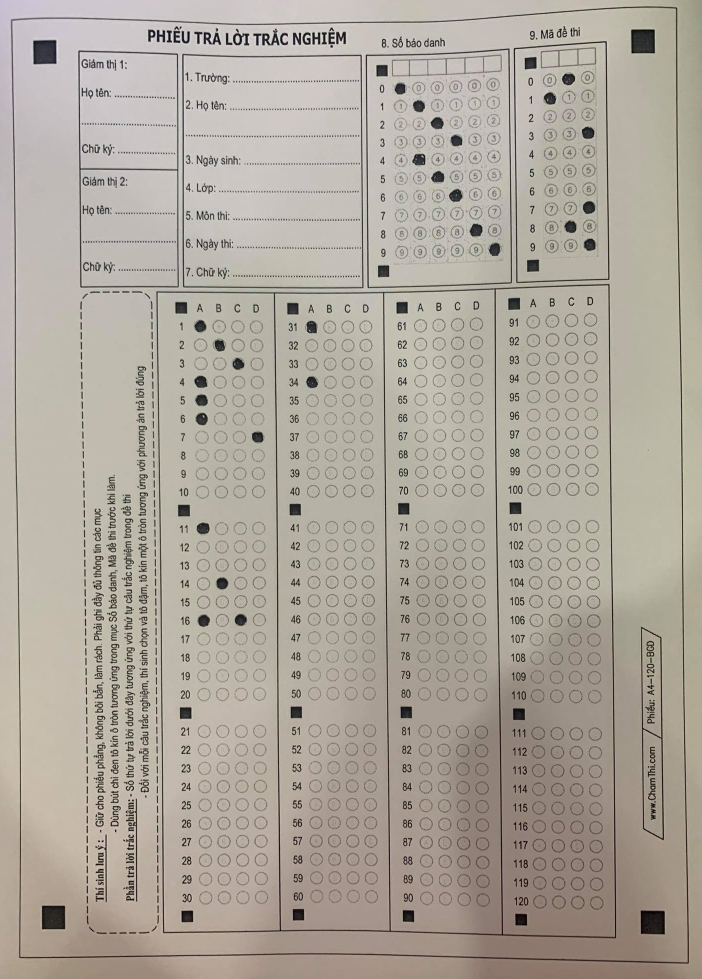
#> input picture API/1.jpg, 1403 x 1957 px (shown at 1/2 size)
$ python -i extra_partition.py   (imports and definitions only)
#> lines starting #> are read from the running program, lines starting #| are printed output that depends on the picture; after the words box and inside, x2 and y2 are one past the last pixel; in counts of white or black regions, pixels touching at a corner belong together
### API/Point.py
class Point:
    x = 0
    y = 0

    def __init__(self, x, y):
        self.x = x
        self.y = y

    def __str__(self):
        return "(" + str(self.x) + ", " + str(self.y) + ")"

### API/extra_partition.py
import cv2
import numpy as np

from Point import Point
from orc import extra_question, extra_info
from utils import on_fail, on_success


def extra_partition(img):
    width = 720
    height = 1018
    # height = 800

    h, w = img.shape
#> h = 1957; w = 1403
    img = img[int(h * 0.12):int(h * 0.88), int(w * 0.15):int(w * 0.85)]
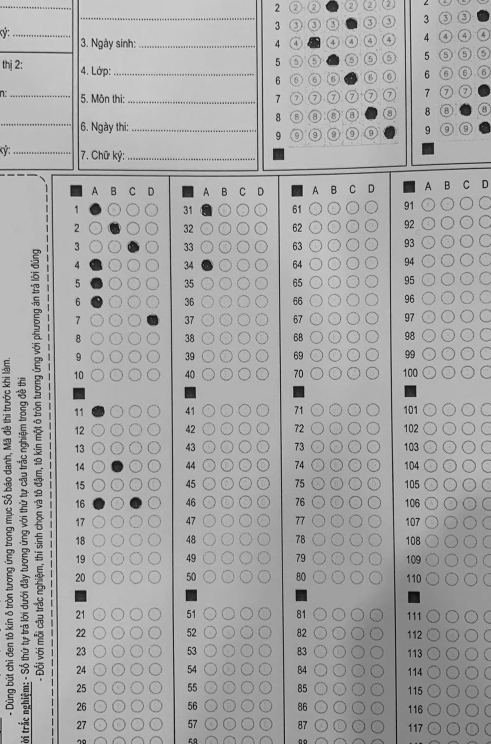
#> img: shape (1488, 982) (shown at 1/2 size); min 0, max 238, mean 167.5
    # cv2.imshow('', img[int(h * 0.12):int(h * 0.88), int(w * 0.15):int(w * 0.85)])
    # cv2.waitKey()
    min_area = width / 10
    image = cv2.adaptiveThreshold(img, 255, cv2.ADAPTIVE_THRESH_MEAN_C, cv2.THRESH_BINARY, 45, 35)
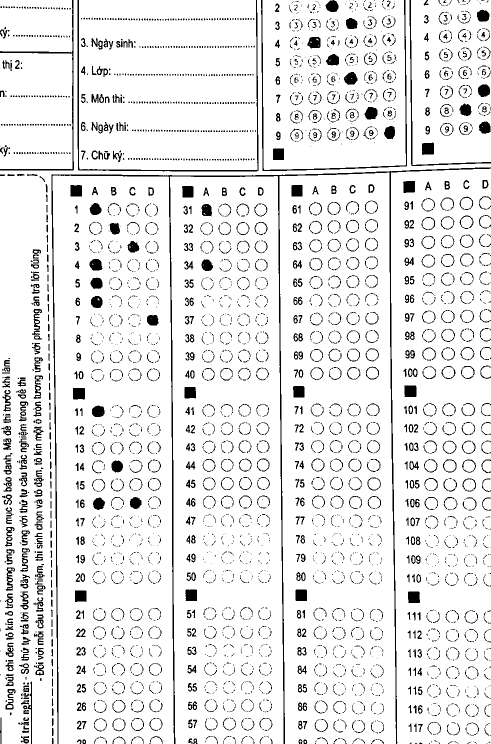
#> image: shape (1488, 982) (shown at 1/2 size); 91.2% white; 4097 black regions (2900 under 20 px)

    image = cv2.resize(image, (width, height), interpolation=cv2.INTER_LINEAR)
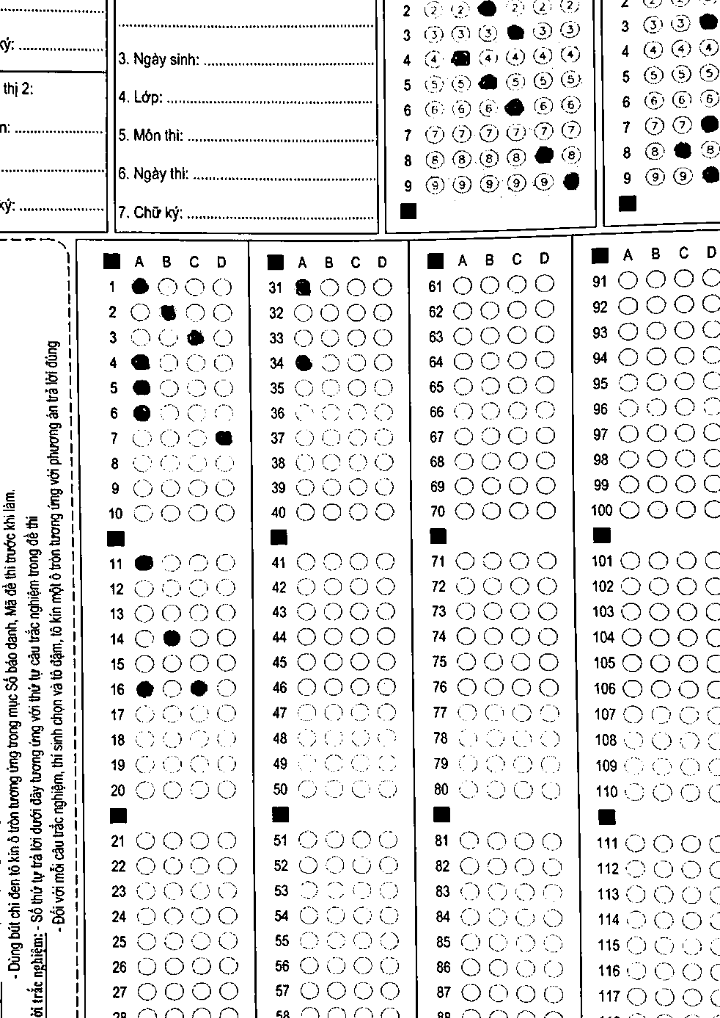
#> image: shape (1018, 720); min 0, max 255, mean 232.5
    blank_image = np.zeros((height, width, 3), np.uint8)
    contours, _ = cv2.findContours(image, cv2.RETR_LIST, cv2.CHAIN_APPROX_SIMPLE)
#> contours = 4823 contours, 4485 with area under 20; largest, box (x1, y1, x2, y2) and area: (0, 0, 720, 1018) 728853, (114, 16, 380, 235) 1083, (252, 629, 257, 994) 812, (185, 239, 402, 347) 754, (551, 233, 596, 533) 746
    box_rect = []

    for idx, con in enumerate(contours):
        area = cv2.contourArea(con)
        x, y, w, h = cv2.boundingRect(con)
        if min_area < area < width and int(w / h) < 3 and w * h - area > w * h * 0.05:
            box_rect.append((x, y, w, h))
#> this loop made 4823 passes
#> (area, x, y, w, h) on passes 23, 897, 899: (23, 34, 1012, 9, 6), (273, 598, 809, 19, 17), (270, 109, 807, 18, 17)
#> after the loop, box_rect = 51 items, first 6: (598, 809, 19, 17), (109, 807, 18, 17), (433, 806, 18, 17), (271, 806, 19, 17), (576, 712, 5, 147), (136, 680, 19, 18)

    mean = int(np.mean(list(map(lambda x: x[2], box_rect))))
#> mean = 18
    for box in box_rect.copy():
        if box[2] < mean - 2:
            box_rect.remove(box)
#> this loop made 51 passes
#> box on passes 1 to 12: (598, 809, 19, 17), (109, 807, 18, 17), (433, 806, 18, 17), (271, 806, 19, 17), (576, 712, 5, 147), (136, 680, 19, 18), (190, 679, 18, 18), (81, 672, 5, 304), (163, 629, 18, 18), (411, 608, 5, 217), (134, 554, 20, 17), (573, 547, 5, 154)
#> after the loop, box_rect = 41 items, first 6: (598, 809, 19, 17), (109, 807, 18, 17), (433, 806, 18, 17), (271, 806, 19, 17), (136, 680, 19, 18), (190, 679, 18, 18)
    for idx, box in enumerate(box_rect):
        x, y, w, h = box
        cv2.rectangle(blank_image, (x, y), (x + w, y + h), (0, 255, 0), thickness=1)
#> this loop made 41 passes
#> (x, y, w, h) on passes 1 to 12: (598, 809, 19, 17), (109, 807, 18, 17), (433, 806, 18, 17), (271, 806, 19, 17), (136, 680, 19, 18), (190, 679, 18, 18), (163, 629, 18, 18), (134, 554, 20, 17), (106, 530, 19, 17), (270, 529, 18, 17), (593, 527, 18, 17), (429, 527, 18, 18)
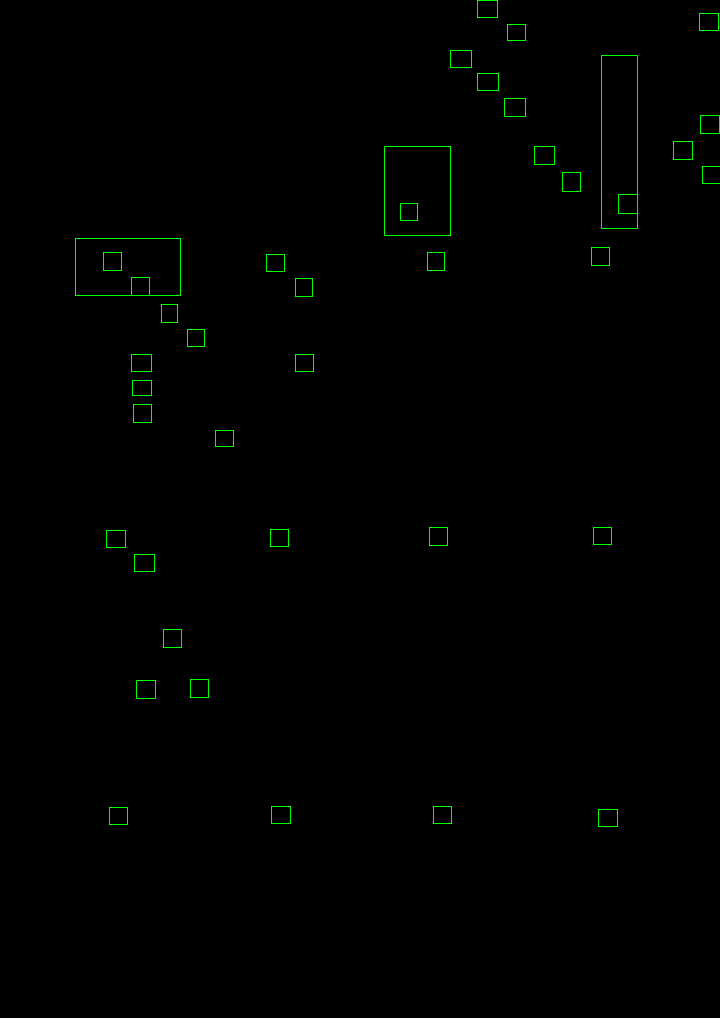
#> blank_image: shape (1018, 720, 3); mean of channels 0, 1, 2 0, 1.3, 0; drawn as B, G, R

    # cv2.waitKey()
    # sắp xếp theo diện tích
    area_box = sorted(box_rect, key=lambda e: -e[2] * e[3])
#> area_box = 41 items, first 6: (601, 55, 36, 173), (75, 238, 105, 57), (384, 146, 66, 89), (504, 98, 21, 18), (618, 194, 19, 19), (534, 146, 20, 18)

    # lấy ra 4 ô ở góc
    max_box = area_box[:4]
#> max_box = [(601, 55, 36, 173), (75, 238, 105, 57), (384, 146, 66, 89), (504, 98, 21, 18)]
    # sắp xếp từ trên xuống dưới
    max_box = sorted(max_box, key=lambda e: e[1])
#> max_box = [(601, 55, 36, 173), (504, 98, 21, 18), (384, 146, 66, 89), (75, 238, 105, 57)]

    # sắp xếp từ ngang
    max_box[:2] = sorted(max_box[:2], key=lambda e: e[0])
    max_box[2:] = sorted(max_box[2:], key=lambda e: e[0])
    p1, p2, p3, p4 = max_box
#> p1 = (504, 98, 21, 18); p2 = (601, 55, 36, 173); p3 = (75, 238, 105, 57); p4 = (384, 146, 66, 89)
    list_max_box = [[p1[0], p1[1]],
                    [p2[0] + p2[2], p2[1]],
                    [p3[0], p3[1] + p3[3]],
                    [p4[0] + p4[2], p4[1] + p4[3]], ]
#> list_max_box = [[504, 98], [637, 55], [75, 295], [450, 235]]
    pst1 = np.float32(list_max_box)
#> pst1 = [[504, 98], [637, 55], [75, 295], [450, 235]]
    w_b = width
    h_b = height
    pst2 = np.float32([[0, 0], [w_b, 0], [0, h_b], [w_b, h_b]])
    matrix = cv2.getPerspectiveTransform(pst1, pst2)
#> matrix = [[-1.59, -3.46, 1140.6], [-1.49, -4.59, 1199], [-0.00137, -0.00393, 1]]
    img_out = cv2.warpPerspective(image, matrix, (w_b, h_b))
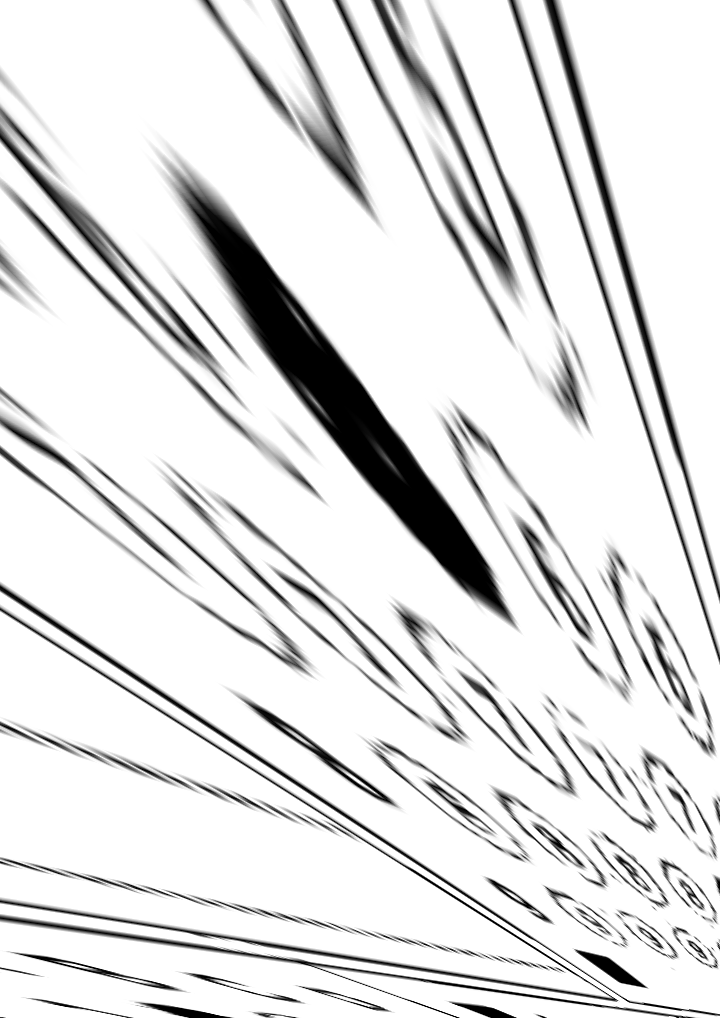
#> img_out: shape (1018, 720); min 0, max 255, mean 225.5

    #####    crop_img handle
    blank_image = np.zeros((img_out.shape[0], img_out.shape[1], 3), np.uint8)
    contours, _ = cv2.findContours(img_out, cv2.RETR_LIST, cv2.CHAIN_APPROX_SIMPLE)
#> contours = 664 contours, 650 with area under 20; largest, box (x1, y1, x2, y2) and area: (0, 0, 720, 1018) 730528, (199, 216, 502, 607) 16996, (344, 406, 412, 489) 662, (581, 953, 646, 988) 613, (429, 980, 589, 1006) 366
    box_rect = []

    for idx, con in enumerate(contours):
        area = cv2.contourArea(con)
        x, y, w, h = cv2.boundingRect(con)
        if min_area < area < width and int(w / h) < 2.5 and w * h - area > w * h * 0.05:
            box_rect.append((x, y, w, h))
#> this loop made 664 passes
#> con on passes 7, 9, 14: [[699, 1012], [700, 1011], [701, 1012], [700, 1013]], [[439, 1011], [440, 1010], [441, 1011], [440, 1012]], [[613, 1007], [614, 1006], [615, 1007], [614, 1008]]

    mean = int(np.mean(list(map(lambda x: x[2], box_rect))))
    for box in box_rect.copy():
        if box[2] < mean - 2:
            box_rect.remove(box)
#> this loop made 2 passes
#> box on passes 1 to 2: (581, 953, 65, 35), (344, 406, 68, 83)
    for idx, box in enumerate(box_rect):
        x, y, w, h = box
        cv2.rectangle(blank_image, (x, y), (x + w, y + h), (0, 255, 0), thickness=1)
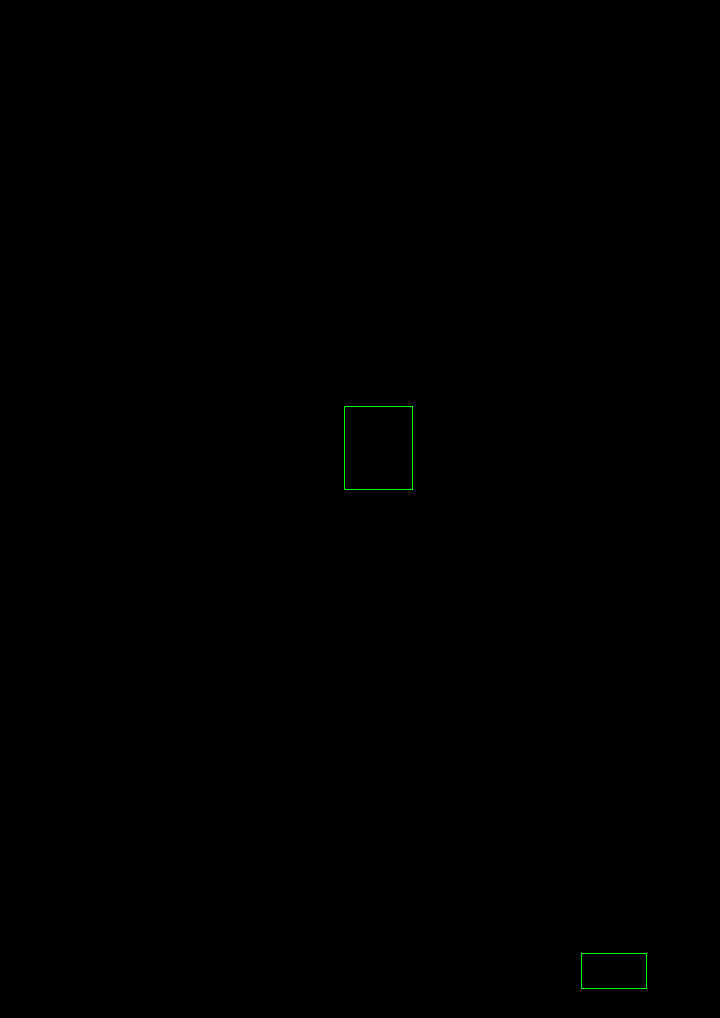
#> blank_image: shape (1018, 720, 3); mean of channels 0, 1, 2 0, 0.2, 0; drawn as B, G, R
    # [7 lines of commented-out code are left out]
    box_rect = sorted(box_rect, key=lambda e: -e[2] * e[3])

    max_box = box_rect[:4]
    # sắp xếp từ trên xuống dưới
    max_box = sorted(max_box, key=lambda e: e[1])
    max_box[:2] = sorted(max_box[:2], key=lambda e: e[0])
    max_box[2:] = sorted(max_box[2:], key=lambda e: e[0])

    box_rect = box_rect[4:]
    #####

    # sắp xếp từ trên xuống dưới
    box_rect = sorted(box_rect, key=lambda e: e[1])

    # sắp xếp từ ngang
    box_rect[:2] = sorted(box_rect[:2], key=lambda e: e[0])
    box_rect[2:4] = sorted(box_rect[2:4], key=lambda e: e[0])
    box_rect[4:8] = sorted(box_rect[4:8], key=lambda e: e[0])
    box_rect[8:12] = sorted(box_rect[8:12], key=lambda e: e[0])
    box_rect[12:16] = sorted(box_rect[12:16], key=lambda e: e[0])
    box_rect[16:20] = sorted(box_rect[16:20], key=lambda e: e[0])

    list_box = list(map(lambda x: Point(x[0], x[1]), box_rect))
    list_max_box_area = list(map(lambda x: Point(x[0], x[1]), max_box))

    def gen_x_y(p1, p2):
#> (the run stopped early here; a loop or call above may not have finished)

$ run again, on API/2.jpg
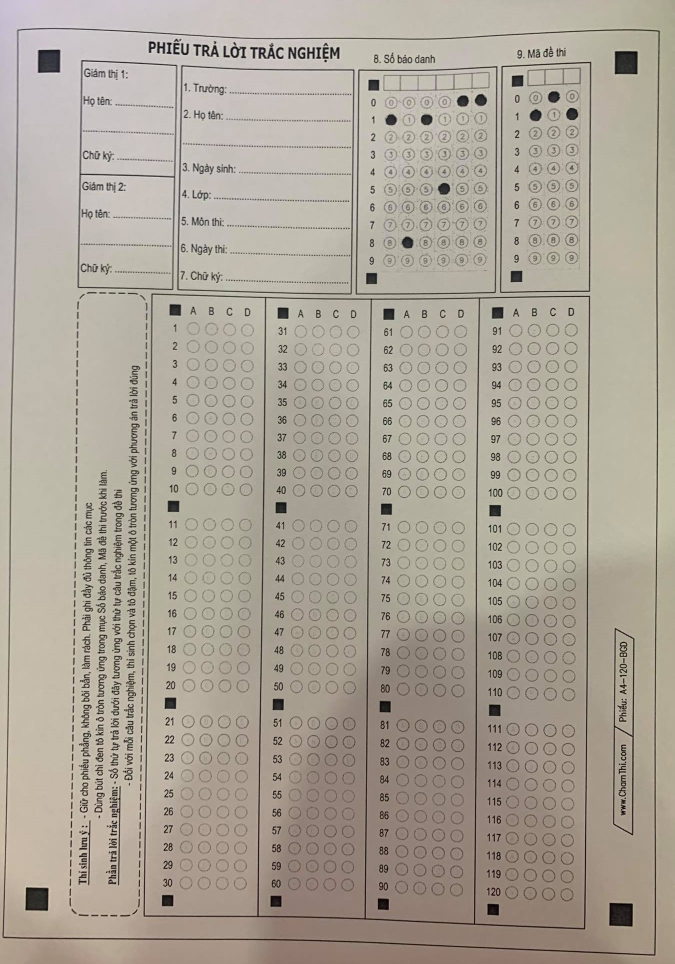
#> input picture API/2.jpg, 1349 x 1928 px (shown at 1/2 size)
#> in extra_partition, `contours, _ = cv2.findContours(image, cv2.RETR_LIST, cv2.CHAIN_APPROX_..`: contours = 4341 contours, 4024 with area under 20; largest, box (x1, y1, x2, y2) and area: (0, 0, 720, 1018) 725720, (243, 270, 252, 771) 1268, (571, 391, 576, 879) 1093, (404, 590, 409, 911) 742, (73, 357, 78, 611) 607
#> the loop in extra_partition, `for idx, con in enumerate(contours):` made 4341 passes
#> (area, x, y, w, h) on passes 28, 39, 40: (21.5, 15, 1004, 10, 5), (31, 597, 997, 5, 13), (23.5, 589, 997, 5, 12)
#> after the loop in extra_partition, `for idx, con in enumerate(contours):`: box_rect = 30 items, first 6: (591, 818, 19, 17), (424, 813, 18, 17), (261, 810, 18, 17), (96, 808, 19, 17), (240, 779, 5, 176), (70, 635, 5, 155)
#> mean = 18
#> the loop in extra_partition, `for box in box_rect.copy():` made 30 passes
#> after the loop in extra_partition, `for box in box_rect.copy():`: box_rect = 19 items, first 6: (591, 818, 19, 17), (424, 813, 18, 17), (261, 810, 18, 17), (96, 808, 19, 17), (592, 541, 19, 17), (426, 539, 19, 17)
#> the loop in extra_partition, `for idx, box in enumerate(box_rect):` made 19 passes
#> after the loop in extra_partition, `for idx, box in enumerate(box_rect):`:
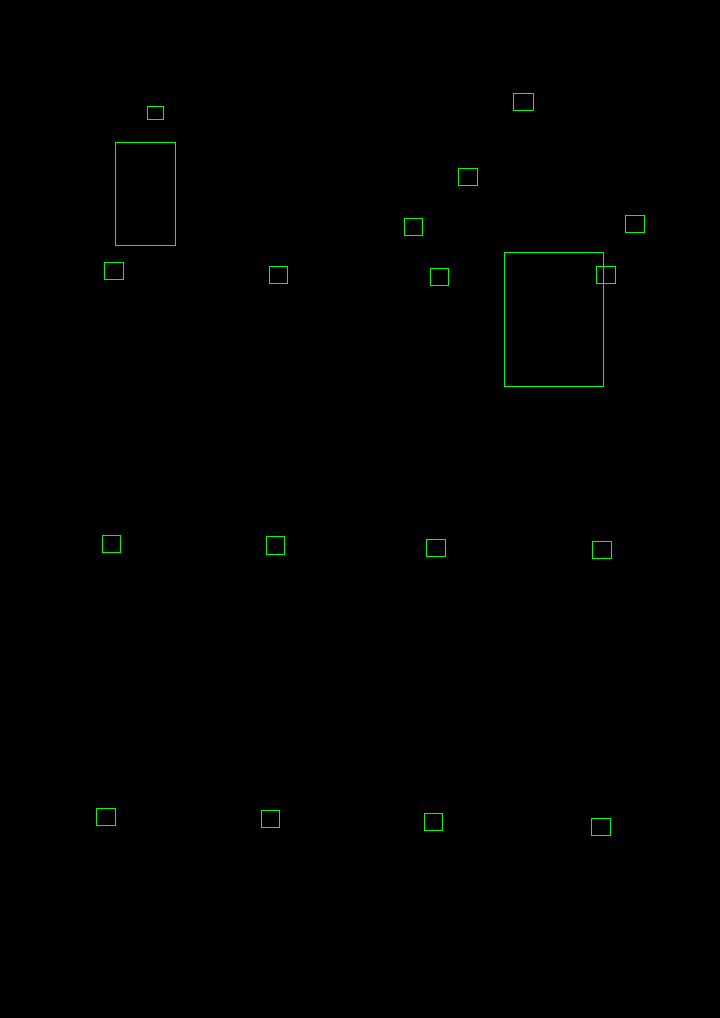
#> blank_image: shape (1018, 720, 3); mean of channels 0, 1, 2 0, 0.7, 0; drawn as B, G, R
#> area_box = 19 items, first 6: (504, 252, 99, 134), (115, 142, 60, 103), (513, 93, 20, 17), (266, 536, 18, 18), (591, 818, 19, 17), (96, 808, 19, 17)
#> in extra_partition, `max_box = area_box[:4]`: max_box = [(504, 252, 99, 134), (115, 142, 60, 103), (513, 93, 20, 17), (266, 536, 18, 18)]
#> in extra_partition, `max_box = sorted(max_box, key=lambda e: e[1])`: max_box = [(513, 93, 20, 17), (115, 142, 60, 103), (504, 252, 99, 134), (266, 536, 18, 18)]
#> p1 = (115, 142, 60, 103); p2 = (513, 93, 20, 17); p3 = (266, 536, 18, 18); p4 = (504, 252, 99, 134)
#> list_max_box = [[115, 142], [533, 93], [266, 554], [603, 386]]
#> matrix = [[1.02, -0.373, -64.1], [0.223, 1.9, -296.2], [-0.000718, -8.92e-06, 1]]
#> in extra_partition, `img_out = cv2.warpPerspective(image, matrix, (w_b, h_b))`:
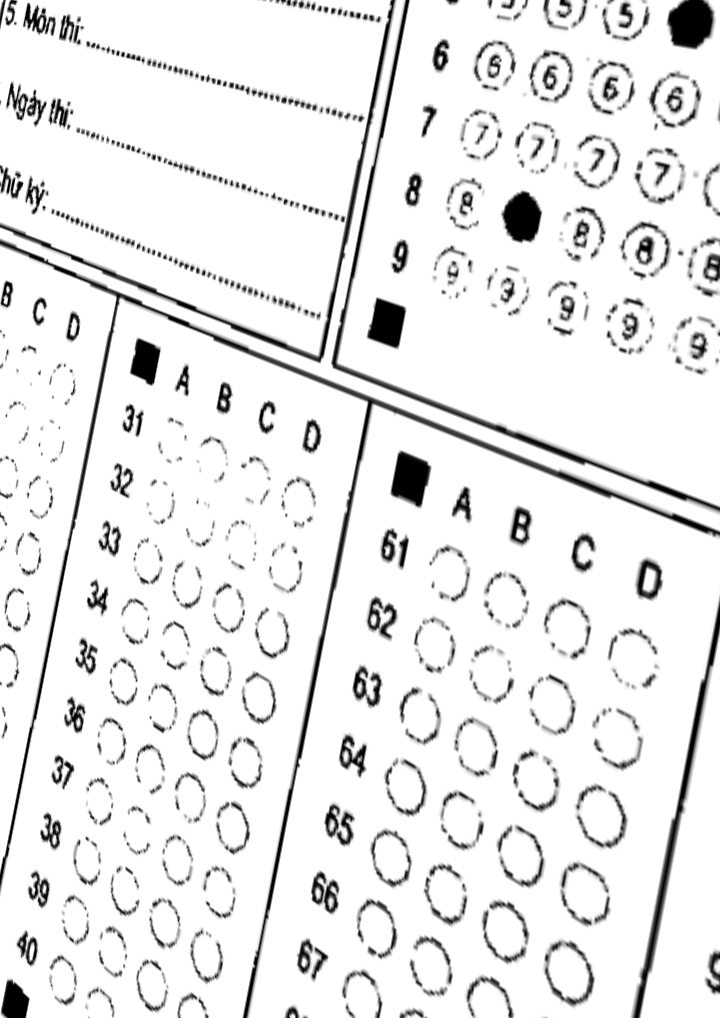
#> img_out: shape (1018, 720); min 0, max 255, mean 233.1
#> in extra_partition, `contours, _ = cv2.findContours(img_out, cv2.RETR_LIST, cv2.CHAIN_APPRO..`: contours = 457 contours, 417 with area under 20; largest, box (x1, y1, x2, y2) and area: (0, 0, 720, 1018) 728362, (391, 454, 429, 506) 1222, (369, 298, 405, 347) 1182, (504, 194, 541, 241) 1150, (131, 339, 160, 383) 806
#> the loop in extra_partition, `for idx, con in enumerate(contours):` made 457 passes
#> con on passes 35 to 37: [[651, 943], [652, 942], [653, 943], [652, 944]], [[391, 943], [392, 942], [393, 943], [392, 944]], [[259, 942], [260, 941], [261, 942], [260, 943]]
#> the loop in extra_partition, `for box in box_rect.copy():` made 13 passes
#> box on passes 1 to 8: (266, 790, 27, 119), (8, 729, 25, 113), (680, 684, 26, 114), (33, 551, 36, 168), (400, 541, 8, 25), (672, 514, 36, 18), (511, 510, 9, 29), (649, 482, 37, 17)
#> the loop in extra_partition, `for idx, box in enumerate(box_rect):` made 9 passes
